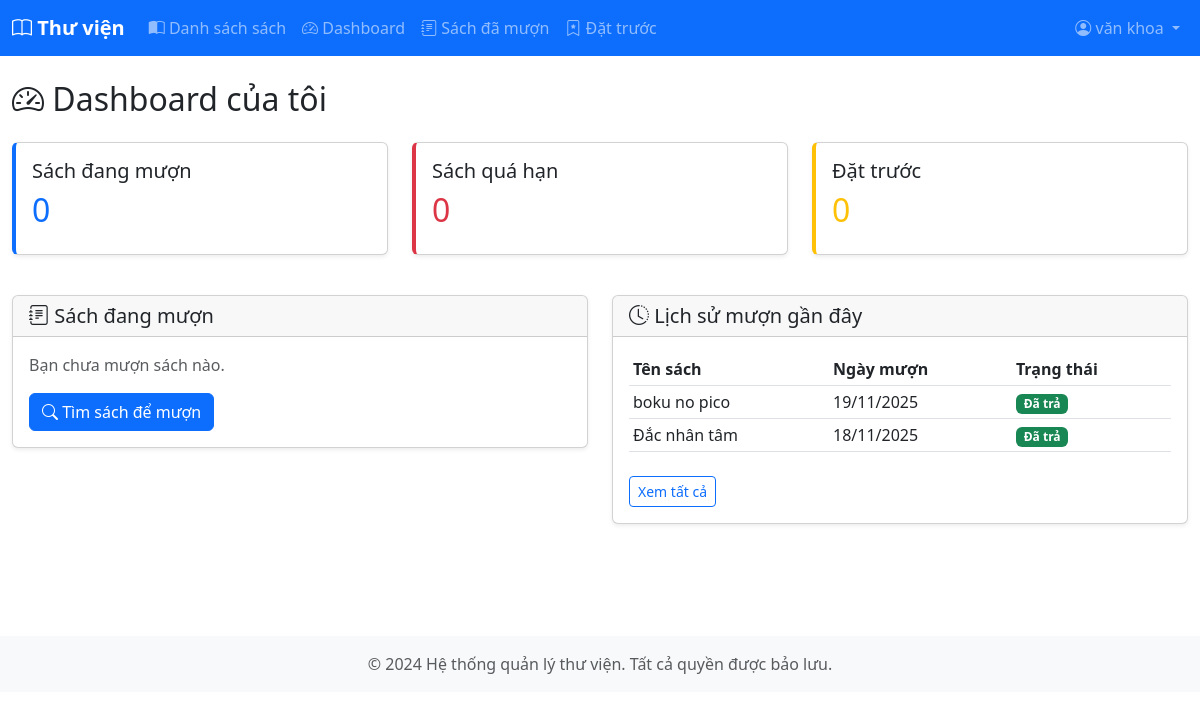
The page /dashboard/ (signed in) on the database its author committed.
### src/models.py (models this page shows, shortened)
class User(UserMixin, db.Model):
    __tablename__ = 'users'
    id = db.Column(db.Integer, primary_key=True)
    email = db.Column(db.String(255), unique=True, nullable=False)
    name = db.Column(db.String(120))
    password_hash = db.Column(db.String(255), nullable=False)
    is_admin = db.Column(db.Boolean, default=False)
    created_at = db.Column(db.DateTime, default=datetime.utcnow)
    borrow_records = db.relationship('BorrowRecord', backref='user', lazy=True)
    reservations = db.relationship('Reservation', backref='user', lazy=True)

class BorrowRecord(db.Model):
    __tablename__ = 'borrow_records'
    id = db.Column(db.Integer, primary_key=True)
    user_id = db.Column(db.Integer, db.ForeignKey('users.id'), nullable=False)
    book_id = db.Column(db.Integer, db.ForeignKey('books.id'), nullable=False)
    borrowed_at = db.Column(db.DateTime, default=datetime.utcnow)
    due_date = db.Column(db.Date, nullable=False)
    returned_at = db.Column(db.DateTime, nullable=True)
    fine_amount = db.Column(db.Float, default=0.0)
    status = db.Column(db.String(50), default='borrowed')  # borrowed, returned, overdue

class Book(db.Model):
    __tablename__ = 'books'
    id = db.Column(db.Integer, primary_key=True)
    title = db.Column(db.String(255), nullable=False)
    author = db.Column(db.String(255))
    category = db.Column(db.String(120))
    isbn = db.Column(db.String(50), unique=True, index=True)
    total_copies = db.Column(db.Integer, default=1)
    available_copies = db.Column(db.Integer, default=1)
    image_path = db.Column(db.String(500), nullable=True)  # Đường dẫn hình ảnh
    created_at = db.Column(db.DateTime, default=datetime.utcnow)
    borrow_records = db.relationship('BorrowRecord', backref='book', lazy=True)
    reservations = db.relationship('Reservation', backref='book', lazy=True)

### src/routes/dashboard.py (the view)
@dashboard_bp.route('/')
@login_required
def index():
    if current_user.is_admin:
        return admin_dashboard()
    else:
        return user_dashboard()

### src/models.py (called while the page is built)
    @login_manager.user_loader
    def load_user(user_id):
        try:
            return db.session.get(User, int(user_id))
        except Exception:
            return None

### src/routes/dashboard.py (called while the page is built)
def user_dashboard():
    active_borrows = BorrowRecord.query.filter_by(
        user_id=current_user.id,
        returned_at=None
    ).order_by(BorrowRecord.due_date).all()
    overdue_borrows = [b for b in active_borrows if b.is_overdue()]
    my_reservations = Reservation.query.filter_by(
        user_id=current_user.id,
        fulfilled=False
    ).count()
    recent_borrows = BorrowRecord.query.filter_by(
        user_id=current_user.id
    ).order_by(BorrowRecord.borrowed_at.desc()).limit(10).all()
    return render_template('dashboard/user_dashboard.html',
                         active_borrows=active_borrows,
                         overdue_borrows=overdue_borrows,
                         my_reservations=my_reservations,
                         recent_borrows=recent_borrows,
                         today=date.today())

### src/templates/dashboard/user_dashboard.html (shortened to what this page needs)
{% extends 'base.html' %}
{% block content %}
<h2 class="mb-4"><i class="bi bi-speedometer2"></i> Dashboard của tôi</h2>
<div class="row mb-4">
  <div class="col-md-4">
    <div class="card stat-card">
      <div class="card-body">
        <h5 class="card-title">Sách đang mượn</h5>
        <h2 class="text-primary">{{ active_borrows|length }}</h2>
      </div>
    </div>
  </div>
  <div class="col-md-4">
    <div class="card stat-card danger">
      <div class="card-body">
        <h5 class="card-title">Sách quá hạn</h5>
        <h2 class="text-danger">{{ overdue_borrows|length }}</h2>
      </div>
    </div>
  </div>
  <div class="col-md-4">
    <div class="card stat-card warning">
      <div class="card-body">
        <h5 class="card-title">Đặt trước</h5>
        <h2 class="text-warning">{{ my_reservations }}</h2>
      </div>
    </div>
  </div>
</div>
<div class="row">
  <div class="col-md-6 mb-4">
    <div class="card">
      <div class="card-header">
        <h5 class="mb-0"><i class="bi bi-journal-text"></i> Sách đang mượn</h5>
      </div>
      <div class="card-body">
        {% if active_borrows %}
          <div class="list-group">
            {% for borrow in active_borrows %}
              <div class="list-group-item {% if borrow.is_overdue() %}list-group-item-danger{% endif %}">
                <div class="d-flex w-100 justify-content-between">
                  <h6 class="mb-1">{{ borrow.book.title }}</h6>
                  {% if borrow.is_overdue() %}
                    <span class="badge bg-danger">Quá hạn</span>
                  {% else %}
                    <span class="badge bg-warning text-dark">Đang mượn</span>
                  {% endif %}
                </div>
                <p class="mb-1"><small>Tác giả: {{ borrow.book.author or 'N/A' }}</small></p>
                <small>
                  Hạn trả: <strong>{{ borrow.due_date.strftime('%d/%m/%Y') }}</strong>
                  {% if borrow.is_overdue() %}
                    {% set days_overdue = (borrow.calculate_fine() / 0.5)|int %}
                    | Quá hạn: <span class="text-danger">{{ days_overdue }} ngày</span>
                    | Phí: <span class="text-danger fw-bold">{{ "{:,.0f}".format(borrow.calculate_fine()) }} VNĐ</span>
                  {% endif %}
                </small>
                {% if not borrow.returned_at %}
                  <form method="POST" action="{{ url_for('loans.return_book', borrow_id=borrow.id) }}" class="mt-2">
                    <button type="submit" class="btn btn-sm btn-primary">
                      <i class="bi bi-arrow-return-left"></i> Trả sách
                    </button>
                  </form>
                {% endif %}
              </div>
            {% endfor %}
          </div>
        {% else %}
          <p class="text-muted">Bạn chưa mượn sách nào.</p>
          <a href="{{ url_for('books.list_books') }}" class="btn btn-primary">
            <i class="bi bi-search"></i> Tìm sách để mượn
          </a>
        {% endif %}
      </div>
    </div>
  </div>
  <div class="col-md-6 mb-4">
    <div class="card">
      <div class="card-header">
        <h5 class="mb-0"><i class="bi bi-clock-history"></i> Lịch sử mượn gần đây</h5>
      </div>
      <div class="card-body">
        {% if recent_borrows %}
          <div class="table-responsive">
            <table class="table table-sm">
              <thead>
                <tr>
                  <th>Tên sách</th>
                  <th>Ngày mượn</th>
                  <th>Trạng thái</th>
                </tr>
              </thead>
              <tbody>
                {% for borrow in recent_borrows %}
                  <tr>
                    <td>{{ borrow.book.title }}</td>
                    <td>{{ borrow.borrowed_at.strftime('%d/%m/%Y') }}</td>
                    <td>
                      {% if borrow.returned_at %}
                        <span class="badge bg-success">Đã trả</span>
                      {% else %}
                        <span class="badge bg-warning text-dark">Đang mượn</span>
                      {% endif %}
                    </td>
                  </tr>
                {% endfor %}
              </tbody>
            </table>
          </div>
          <a href="{{ url_for('loans.my_loans') }}" class="btn btn-sm btn-outline-primary mt-2">
            Xem tất cả
          </a>
        {% else %}
          <p class="text-muted">Chưa có lịch sử mượn.</p>
        {% endif %}
      </div>
    </div>
  </div>
</div>
{% endblock %}

### src/templates/base.html (shortened to what this page needs)
<!doctype html>
<html lang="vi">
  <head>
    <link href="https://cdn.jsdelivr.net/npm/bootstrap@5.3.0/dist/css/bootstrap.min.css" rel="stylesheet">
    <link rel="stylesheet" href="https://cdn.jsdelivr.net/npm/bootstrap-icons@1.11.0/font/bootstrap-icons.css">
  </head>
  <body>
    <nav class="navbar navbar-expand-lg navbar-dark bg-primary">
      <div class="container-fluid">
        <a class="navbar-brand" href="{{ url_for('index') }}">
          <i class="bi bi-book"></i> Thư viện
        </a>
        <div class="collapse navbar-collapse" id="navbarNav">
          <ul class="navbar-nav me-auto">
            <li class="nav-item">
              <a class="nav-link" href="{{ url_for('books.list_books') }}">
                <i class="bi bi-book-half"></i> Danh sách sách
              </a>
            </li>
            {% if current_user.is_authenticated %}
              <li class="nav-item">
                <a class="nav-link" href="{{ url_for('dashboard.index') }}">
                  <i class="bi bi-speedometer2"></i> Dashboard
                </a>
              </li>
              <li class="nav-item">
                <a class="nav-link" href="{{ url_for('loans.my_loans') }}">
                  <i class="bi bi-journal-text"></i> Sách đã mượn
                </a>
              </li>
              <li class="nav-item">
                <a class="nav-link" href="{{ url_for('reservations.my_reservations') }}">
                  <i class="bi bi-bookmark-star"></i> Đặt trước
                </a>
              </li>
            {% endif %}
          </ul>
          <ul class="navbar-nav">
            {% if current_user.is_authenticated %}
              <li class="nav-item dropdown">
                <a class="nav-link dropdown-toggle" href="#" id="userDropdown" role="button" data-bs-toggle="dropdown">
                  <i class="bi bi-person-circle"></i> {{ current_user.name or current_user.email }}
                </a>
              </li>
            {% endif %}
          </ul>
        </div>
      </div>
    </nav>
    <div class="container-fluid py-4">
      {% block content %}{% endblock %}
    </div>
    <footer class="bg-light text-center py-3 mt-5">
      <div class="container">
        <p class="text-muted mb-0">&copy; 2024 Hệ thống quản lý thư viện. Tất cả quyền được bảo lưu.</p>
      </div>
    </footer>
  </body>
</html>

### src/templates/base.html (style rules this page uses)
.navbar-brand { font-weight: bold; }
.card { box-shadow: 0 0.125rem 0.25rem rgba(0, 0, 0, 0.075); margin-bottom: 1rem; }
.stat-card { border-left: 4px solid #0d6efd; }
.stat-card.warning { border-left-color: #ffc107; }
.stat-card.danger { border-left-color: #dc3545; }

### rows shown on the page
User: name "văn khoa"
BorrowRecord: book "boku no pico", borrowed_at "19/11/2025", shows "Đã trả"
BorrowRecord: book "Đắc nhân tâm", borrowed_at "18/11/2025", shows "Đã trả"

### other values the page prints
{{ active_borrows|length }} "0"
{{ overdue_borrows|length }} "0"
{{ my_reservations }} "0"
